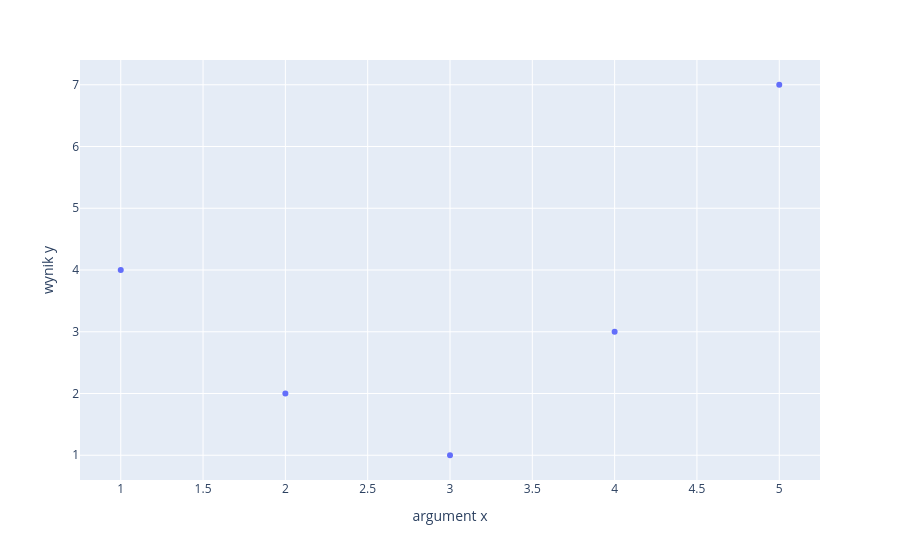

The notebook cell this image was saved under:
### Code cell
x = np.array([1, 2, 3, 4, 5])
y = np.array([4, 2, 1, 3, 7])
px.scatter(x=x, y=y, labels={"x": "argument x", "y": "wynik y"})

### Figure 1 — Plotly figure (JSON) as saved in the notebook; plotly's stock layout.template omitted (floating-point values rounded to 4 significant figures)
{"data": [{"hovertemplate": "argument x=%{x}<br>wynik y=%{y}<extra></extra>", "legendgroup": "", "marker": {"color": "#636efa", "symbol": "circle"}, "mode": "markers", "name": "", "orientation": "v", "showlegend": false, "type": "scatter", "x": [1, 2, 3, 4, 5], "xaxis": "x", "y": [4, 2, 1, 3, 7], "yaxis": "y"}], "layout": {"legend": {"tracegroupgap": 0}, "margin": {"t": 60}, "xaxis": {"anchor": "y", "domain": [0, 1], "title": {"text": "argument x"}}, "yaxis": {"anchor": "x", "domain": [0, 1], "title": {"text": "wynik y"}}}}
